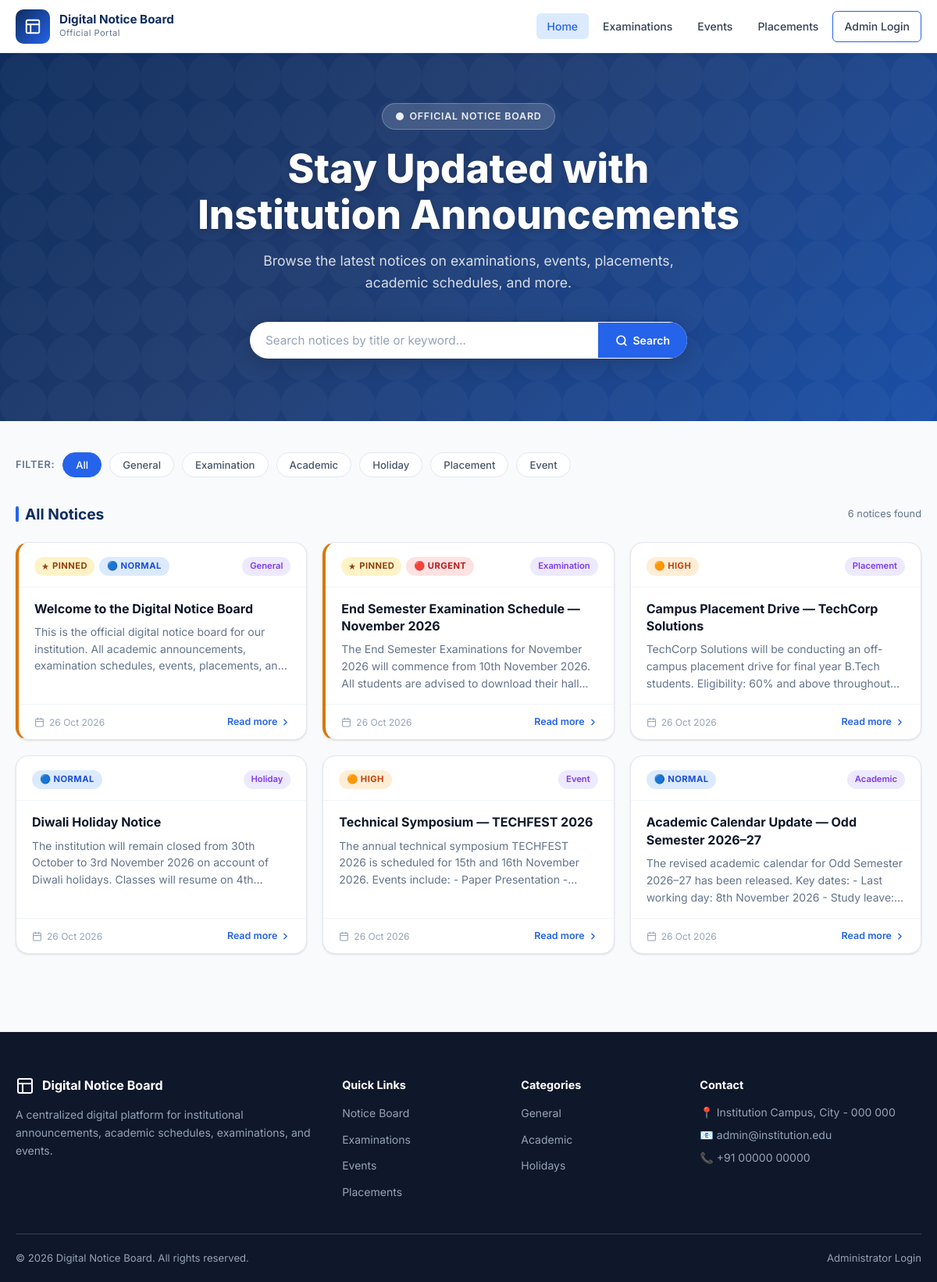
The page / on the database its author committed.
### tables this page shows
CREATE TABLE IF NOT EXISTS `notices` (
    `id`              INT          NOT NULL AUTO_INCREMENT,
    `title`           VARCHAR(300) NOT NULL,
    `description`     TEXT         NOT NULL,
    `category`        ENUM('general','examination','academic','holiday','placement','event')
                                   NOT NULL DEFAULT 'general',
    `priority`        ENUM('low','normal','high','urgent')
                                   NOT NULL DEFAULT 'normal',
    `attachment_path` VARCHAR(500) NULL     DEFAULT NULL,
    `is_pinned`       TINYINT(1)   NOT NULL DEFAULT 0,
    `status`          ENUM('draft','published','archived')
                                   NOT NULL DEFAULT 'draft',
    `published_at`    DATETIME     NULL     DEFAULT NULL,
    `expires_at`      DATETIME     NULL     DEFAULT NULL,
    `created_by`      INT          NOT NULL,
    `created_at`      TIMESTAMP    NOT NULL DEFAULT CURRENT_TIMESTAMP,
    `updated_at`      TIMESTAMP    NOT NULL DEFAULT CURRENT_TIMESTAMP ON UPDATE CURRENT_TIMESTAMP,
    PRIMARY KEY (`id`),
    KEY `idx_notices_status`   (`status`),
    KEY `idx_notices_category` (`category`),
    KEY `idx_notices_priority` (`priority`),
    KEY `idx_notices_published`(`published_at`),
    KEY `idx_notices_pinned`   (`is_pinned`),
    CONSTRAINT `fk_notices_admin`
        FOREIGN KEY (`created_by`) REFERENCES `admins` (`id`)
        ON DELETE RESTRICT ON UPDATE CASCADE
);

### includes/functions.php (called while the page is built, shortened)
<?php
function e(string $str): string {
    return htmlspecialchars($str, ENT_QUOTES, 'UTF-8');
}
function priorityClass(string $priority): string {
    return match($priority) {
        'urgent' => 'badge-urgent',
        'high'   => 'badge-high',
        'normal' => 'badge-normal',
        'low'    => 'badge-low',
        default  => 'badge-normal',
    };
}
function priorityLabel(string $priority): string {
    return match($priority) {
        'urgent' => '🔴 Urgent',
        'high'   => '🟠 High',
        'normal' => '🔵 Normal',
        'low'    => '🟢 Low',
        default  => $priority,
    };
}
function categoryLabel(string $category): string {
    return match($category) {
        'general'     => 'General',
        'examination' => 'Examination',
        'academic'    => 'Academic',
        'holiday'     => 'Holiday',
        'placement'   => 'Placement',
        'event'       => 'Event',
        default       => ucfirst($category),
    };
}
function formatDateOnly(?string $date): string {
    return date('d M Y', strtotime($date));
}
function getPublicNotices(PDO $pdo, int $page = 1, int $perPage = 10, string $search = '', string $category = ''): array {
    $offset = ($page - 1) * $perPage;
    $where  = ["n.status = 'published'", "(n.expires_at IS NULL OR n.expires_at > NOW())"];
    $params = [];
    $whereSQL = 'WHERE ' . implode(' AND ', $where);
    $countSQL = "SELECT COUNT(*) FROM notices n $whereSQL";
    $stmt = $pdo->prepare($countSQL);
    $stmt->execute($params);
    $total = (int) $stmt->fetchColumn();
    $sql = "SELECT n.*, a.name AS author_name
            FROM notices n
            LEFT JOIN admins a ON n.created_by = a.id
            $whereSQL
            ORDER BY n.is_pinned DESC, n.published_at DESC
            LIMIT :limit OFFSET :offset";
    $stmt = $pdo->prepare($sql);
    $stmt->bindValue(':limit', $perPage, PDO::PARAM_INT);
    $stmt->bindValue(':offset', $offset, PDO::PARAM_INT);
    $stmt->execute();
    $rows = $stmt->fetchAll();
    return ['rows' => $rows, 'total' => $total, 'pages' => (int) ceil($total / $perPage)];
}

### includes/auth.php (called while the page is built, shortened)
<?php
function isLoggedIn(): bool {
    return !empty($_SESSION['admin_id']);
}

### index.php (the view, shortened to what this page needs)
<?php
require_once __DIR__ . '/config/database.php';
require_once __DIR__ . '/includes/functions.php';
require_once __DIR__ . '/includes/auth.php';
$pdo = getPDO();
$search   = trim($_GET['search']   ?? '');
$category = trim($_GET['category'] ?? '');
$page     = max(1, (int) ($_GET['page'] ?? 1));
$perPage  = 9;
$results = getPublicNotices($pdo, $page, $perPage, $search, $category);
$notices = $results['rows'];
$total   = $results['total'];
$categories = ['general', 'examination', 'academic', 'holiday', 'placement', 'event'];
$isAdmin   = false;
require_once __DIR__ . '/includes/header.php';
?>
<section class="hero">
  <div class="container hero-content">
    <div class="hero-badge">
      <svg width="12" height="12" viewBox="0 0 24 24" fill="currentColor"><circle cx="12" cy="12" r="10"/></svg>
      Official Notice Board
    </div>
    <h1>Stay Updated with<br>Institution Announcements</h1>
    <p>Browse the latest notices on examinations, events, placements, academic schedules, and more.</p>
    <form class="search-bar" method="GET" action="">
      <input type="text" name="search" id="searchInput" placeholder="Search notices by title or keyword…" value="<?= e($search) ?>" aria-label="Search notices">
      <button type="submit">
        <svg width="16" height="16" viewBox="0 0 24 24" fill="none" stroke="currentColor" stroke-width="2.5" stroke-linecap="round" stroke-linejoin="round"><circle cx="11" cy="11" r="8"/><line x1="21" y1="21" x2="16.65" y2="16.65"/></svg>
        Search
      </button>
    </form>
  </div>
</section>
<main class="main-content">
  <div class="container">
    <div class="filter-bar">
      <span class="filter-label">Filter:</span>
      <button class="filter-btn <?= $category === '' ? 'active' : '' ?>" data-category="">All</button>
      <?php foreach ($categories as $cat): ?>
      <button class="filter-btn <?= $category === $cat ? 'active' : '' ?>" data-category="<?= e($cat) ?>"><?= e(categoryLabel($cat)) ?></button>
      <?php endforeach; ?>
    </div>
    <div class="section-header">
      <h2 class="section-title">
        <?= $search ? 'Search Results' : ($category ? e(categoryLabel($category)) . ' Notices' : 'All Notices') ?>
      </h2>
      <span class="text-muted text-small"><?= $total ?> notice<?= $total !== 1 ? 's' : '' ?> found</span>
    </div>
    <?php if (empty($notices)): ?>
      <div class="empty-state">
        <svg viewBox="0 0 24 24" fill="none" stroke="currentColor" stroke-width="1.5"><path d="M14 2H6a2 2 0 0 0-2 2v16a2 2 0 0 0 2 2h12a2 2 0 0 0 2-2V8z"/><polyline points="14 2 14 8 20 8"/><line x1="16" y1="13" x2="8" y2="13"/><line x1="16" y1="17" x2="8" y2="17"/></svg>
        <h3>No notices found</h3>
        <p><?= $search ? 'Try different search terms or clear the search.' : 'Check back later for new announcements.' ?></p>
        <?php if ($search || $category): ?>
          <a href="/digital-notice-board/" class="btn btn-outline mt-4">Clear Filters</a>
        <?php endif; ?>
      </div>
    <?php else: ?>
      <div class="notice-grid">
        <?php foreach ($notices as $n): ?>
        <article class="notice-card <?= $n['is_pinned'] ? 'pinned' : '' ?>">
          <div class="card-top">
            <div class="card-badges">
              <?php if ($n['is_pinned']): ?>
                <span class="card-pinned">
                  <svg width="10" height="10" viewBox="0 0 24 24" fill="currentColor"><path d="M12 2l2.4 7.4H22l-6.2 4.5 2.4 7.4L12 17l-6.2 4.3 2.4-7.4L2 9.4h7.6z"/></svg>
                  Pinned
                </span>
              <?php endif; ?>
              <span class="badge <?= priorityClass($n['priority']) ?>"><?= priorityLabel($n['priority']) ?></span>
            </div>
            <span class="badge-cat"><?= e(categoryLabel($n['category'])) ?></span>
          </div>
          <div class="card-body">
            <h3><a href="/digital-notice-board/notice.php?id=<?= (int)$n['id'] ?>"><?= e($n['title']) ?></a></h3>
            <p class="card-excerpt"><?= e($n['description']) ?></p>
          </div>
          <div class="card-footer">
            <div class="card-meta">
              <svg width="13" height="13" viewBox="0 0 24 24" fill="none" stroke="currentColor" stroke-width="2" stroke-linecap="round" stroke-linejoin="round"><rect x="3" y="4" width="18" height="18" rx="2" ry="2"/><line x1="16" y1="2" x2="16" y2="6"/><line x1="8" y1="2" x2="8" y2="6"/><line x1="3" y1="10" x2="21" y2="10"/></svg>
              <?= formatDateOnly($n['published_at'] ?? $n['created_at']) ?>
            </div>
            <a class="card-action" href="/digital-notice-board/notice.php?id=<?= (int)$n['id'] ?>">
              Read more
              <svg width="13" height="13" viewBox="0 0 24 24" fill="none" stroke="currentColor" stroke-width="2.5" stroke-linecap="round" stroke-linejoin="round"><polyline points="9 18 15 12 9 6"/></svg>
            </a>
          </div>
        </article>
        <?php endforeach; ?>
      </div>
    <?php endif; ?>
  </div>
</main>
<?php require_once __DIR__ . '/includes/footer.php'; ?>

### includes/header.php (shortened to what this page needs)
<?php
$isAdmin   = $isAdmin   ?? false;
$base      = '/digital-notice-board';
?>
<!DOCTYPE html>
<html lang="en">
<head>
    <link rel="stylesheet" href="<?= $base ?>/assets/css/style.css">
</head>
<body class="<?= $isAdmin ? 'admin-layout' : 'public-layout' ?>">
<?php if ($isAdmin): ?>
<nav class="admin-nav">
    <div class="admin-nav__brand">
        <svg width="28" height="28" viewBox="0 0 24 24" fill="none" stroke="currentColor" stroke-width="2" stroke-linecap="round" stroke-linejoin="round"><rect x="3" y="3" width="18" height="18" rx="2"/><path d="M3 9h18M9 21V9"/></svg>
        <span><?= e(APP_NAME) ?> <small>Admin</small></span>
    </div>
    <button class="admin-nav__toggle" id="adminNavToggle" aria-label="Toggle menu">
        <svg width="22" height="22" viewBox="0 0 24 24" fill="none" stroke="currentColor" stroke-width="2" stroke-linecap="round" stroke-linejoin="round"><line x1="3" y1="6" x2="21" y2="6"/><line x1="3" y1="12" x2="21" y2="12"/><line x1="3" y1="18" x2="21" y2="18"/></svg>
    </button>
    <ul class="admin-nav__links" id="adminNavLinks">
        <li><a href="<?= $base ?>/admin/dashboard.php" <?= str_contains($_SERVER['PHP_SELF']??'', 'dashboard') ? 'class="active"' : '' ?>>
            <svg width="18" height="18" viewBox="0 0 24 24" fill="none" stroke="currentColor" stroke-width="2" stroke-linecap="round" stroke-linejoin="round"><rect x="3" y="3" width="7" height="7"/><rect x="14" y="3" width="7" height="7"/><rect x="14" y="14" width="7" height="7"/><rect x="3" y="14" width="7" height="7"/></svg>
            Dashboard</a></li>
        <li><a href="<?= $base ?>/admin/manage-notices.php" <?= str_contains($_SERVER['PHP_SELF']??'', 'manage') ? 'class="active"' : '' ?>>
            <svg width="18" height="18" viewBox="0 0 24 24" fill="none" stroke="currentColor" stroke-width="2" stroke-linecap="round" stroke-linejoin="round"><path d="M14 2H6a2 2 0 0 0-2 2v16a2 2 0 0 0 2 2h12a2 2 0 0 0 2-2V8z"/><polyline points="14 2 14 8 20 8"/><line x1="16" y1="13" x2="8" y2="13"/><line x1="16" y1="17" x2="8" y2="17"/><polyline points="10 9 9 9 8 9"/></svg>
            Manage Notices</a></li>
        <li><a href="<?= $base ?>/admin/add-notice.php" <?= str_contains($_SERVER['PHP_SELF']??'', 'add-') ? 'class="active"' : '' ?>>
            <svg width="18" height="18" viewBox="0 0 24 24" fill="none" stroke="currentColor" stroke-width="2" stroke-linecap="round" stroke-linejoin="round"><circle cx="12" cy="12" r="10"/><line x1="12" y1="8" x2="12" y2="16"/><line x1="8" y1="12" x2="16" y2="12"/></svg>
            Add Notice</a></li>
        <li><a href="<?= $base ?>/" target="_blank">
            <svg width="18" height="18" viewBox="0 0 24 24" fill="none" stroke="currentColor" stroke-width="2" stroke-linecap="round" stroke-linejoin="round"><path d="M18 13v6a2 2 0 0 1-2 2H5a2 2 0 0 1-2-2V8a2 2 0 0 1 2-2h6"/><polyline points="15 3 21 3 21 9"/><line x1="10" y1="14" x2="21" y2="3"/></svg>
            View Board</a></li>
        <li><a href="<?= $base ?>/logout.php" class="nav-logout">
            <svg width="18" height="18" viewBox="0 0 24 24" fill="none" stroke="currentColor" stroke-width="2" stroke-linecap="round" stroke-linejoin="round"><path d="M9 21H5a2 2 0 0 1-2-2V5a2 2 0 0 1 2-2h4"/><polyline points="16 17 21 12 16 7"/><line x1="21" y1="12" x2="9" y2="12"/></svg>
            Logout</a></li>
    </ul>
    <div class="admin-nav__user">
        <div class="admin-nav__avatar"><?= strtoupper(substr($_SESSION['admin_name'] ?? 'A', 0, 1)) ?></div>
        <span><?= adminName() ?></span>
    </div>
</nav>
<div class="admin-wrapper">
<?php else: ?>
<header class="site-header">
    <nav class="site-nav container">
        <a class="site-nav__brand" href="<?= $base ?>/">
            <div class="brand-icon">
                <svg width="22" height="22" viewBox="0 0 24 24" fill="none" stroke="currentColor" stroke-width="2" stroke-linecap="round" stroke-linejoin="round"><rect x="3" y="3" width="18" height="18" rx="2"/><path d="M3 9h18M9 21V9"/></svg>
            </div>
            <div class="brand-text">
                <span class="brand-name"><?= e(APP_NAME) ?></span>
                <span class="brand-sub">Official Portal</span>
            </div>
        </a>
        <ul class="site-nav__links" id="siteNavLinks">
            <li><a href="<?= $base ?>/" class="<?= basename($_SERVER['PHP_SELF'] ?? '') === 'index.php' ? 'active' : '' ?>">Home</a></li>
            <li><a href="<?= $base ?>/?category=examination">Examinations</a></li>
            <li><a href="<?= $base ?>/?category=event">Events</a></li>
            <li><a href="<?= $base ?>/?category=placement">Placements</a></li>
            <?php if (isLoggedIn()): ?>
            <li><a href="<?= $base ?>/admin/dashboard.php" class="btn btn-outline-nav">Dashboard</a></li>
            <?php else: ?>
            <li><a href="<?= $base ?>/login.php" class="btn btn-outline-nav">Admin Login</a></li>
            <?php endif; ?>
        </ul>
    </nav>
</header>
<?php endif; ?>

### includes/footer.php (shortened to what this page needs)
<?php
$isAdmin = $isAdmin ?? false;
$base    = '/digital-notice-board';
?>
<?php if ($isAdmin): ?>
</div>
<?php else: ?>
<footer class="site-footer">
    <div class="container">
        <div class="footer-grid">
            <div class="footer-col">
                <div class="footer-brand">
                    <svg width="24" height="24" viewBox="0 0 24 24" fill="none" stroke="currentColor" stroke-width="2" stroke-linecap="round" stroke-linejoin="round"><rect x="3" y="3" width="18" height="18" rx="2"/><path d="M3 9h18M9 21V9"/></svg>
                    <span><?= e(APP_NAME) ?></span>
                </div>
                <p>A centralized digital platform for institutional announcements, academic schedules, examinations, and events.</p>
            </div>
            <div class="footer-col">
                <h4>Quick Links</h4>
                <ul>
                    <li><a href="<?= $base ?>/">Notice Board</a></li>
                    <li><a href="<?= $base ?>/?category=examination">Examinations</a></li>
                    <li><a href="<?= $base ?>/?category=event">Events</a></li>
                    <li><a href="<?= $base ?>/?category=placement">Placements</a></li>
                </ul>
            </div>
            <div class="footer-col">
                <h4>Categories</h4>
                <ul>
                    <li><a href="<?= $base ?>/?category=general">General</a></li>
                    <li><a href="<?= $base ?>/?category=academic">Academic</a></li>
                    <li><a href="<?= $base ?>/?category=holiday">Holidays</a></li>
                </ul>
            </div>
            <div class="footer-col">
                <h4>Contact</h4>
                <address>
                    <p>📍 Institution Campus, City - 000 000</p>
                    <p>📧 <a href="mailto:admin@institution.edu">admin@institution.edu</a></p>
                    <p>📞 +91 00000 00000</p>
                </address>
            </div>
        </div>
        <div class="footer-bottom">
            <p>&copy; <?= date('Y') ?> <?= e(APP_NAME) ?>. All rights reserved.</p>
            <p><a href="<?= $base ?>/login.php">Administrator Login</a></p>
        </div>
    </div>
</footer>
<?php endif; ?>
</body>
</html>

### rows shown on the page
notices: is_pinned 1 (drawn), priority "🔵 NORMAL", category "General", title "Welcome to the Digital Notice Board", description "This is the official digital notice board for our institution. All academic announcements, examination schedules, events, placements,…", published_at "26 Oct 2026"
notices: is_pinned 1 (drawn), priority "🔴 URGENT", category "Examination", title "End Semester Examination Schedule — November 2026", description "The End Semester Examinations for November 2026 will commence from 10th November 2026. All students are advised to download their…", published_at "26 Oct 2026"
notices: priority "🟠 HIGH", category "Placement", title "Campus Placement Drive — TechCorp Solutions", description "TechCorp Solutions will be conducting an off-campus placement drive for final year B.Tech students. Eligibility: 60% and above…", published_at "26 Oct 2026"
notices: priority "🔵 NORMAL", category "Holiday", title "Diwali Holiday Notice", description "The institution will remain closed from 30th October to 3rd November 2026 on account of Diwali holidays. Classes will resume on…", published_at "26 Oct 2026"
notices: priority "🟠 HIGH", category "Event", title "Technical Symposium — TECHFEST 2026", description "The annual technical symposium TECHFEST 2026 is scheduled for 15th and 16th November 2026. Events include: - Paper Presentation…", published_at "26 Oct 2026"
notices: priority "🔵 NORMAL", category "Academic", title "Academic Calendar Update — Odd Semester 2026–27", description "The revised academic calendar for Odd Semester 2026–27 has been released. Key dates: - Last working day: 8th November 2026 - Study…", published_at "26 Oct 2026"

### other values the page prints
APP_NAME "Digital Notice Board"
categoryLabel($cat) "General"
categoryLabel($cat) "Examination"
categoryLabel($cat) "Academic"
categoryLabel($cat) "Holiday"
categoryLabel($cat) "Placement"
categoryLabel($cat) "Event"
$total "6"
